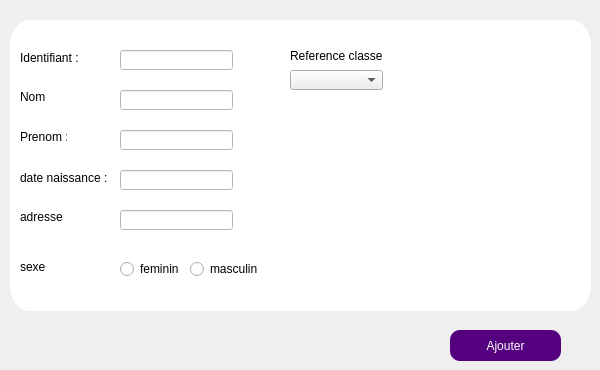
        <widget class="QWidget" name="tab_2">
         <attribute name="title">
          <string>Ajouter un élève</string>
         </attribute>
         <widget class="QPushButton" name="pushButton_ajouter_eleve">
          <property name="geometry">
           <rect>
            <x>450</x>
            <y>330</y>
            <width>111</width>
            <height>31</height>
           </rect>
          </property>
          <property name="styleSheet">
           <string notr="true">border-radius: 10px;
background-color:rgb(85, 0, 127);
color: white</string>
          </property>
          <property name="text">
           <string>Ajouter</string>
          </property>
         </widget>
         <widget class="QLabel" name="eleve_png">
          <property name="geometry">
           <rect>
            <x>440</x>
            <y>90</y>
            <width>121</width>
            <height>121</height>
           </rect>
          </property>
          <property name="text">
           <string/>
          </property>
         </widget>
         <widget class="QLineEdit" name="ID_label">
          <property name="geometry">
           <rect>
            <x>120</x>
            <y>50</y>
            <width>113</width>
            <height>20</height>
           </rect>
          </property>
          <property name="styleSheet">
           <string notr="true">background-color: rgb(255, 255, 255);</string>
          </property>
         </widget>
         <widget class="QLineEdit" name="Prenom_label">
          <property name="geometry">
           <rect>
            <x>120</x>
            <y>130</y>
            <width>113</width>
            <height>20</height>
           </rect>
          </property>
          <property name="styleSheet">
           <string notr="true">background-color: rgb(255, 255, 255);</string>
          </property>
         </widget>
         <widget class="QLineEdit" name="Nom_label">
          <property name="geometry">
           <rect>
            <x>120</x>
            <y>90</y>
            <width>113</width>
            <height>20</height>
           </rect>
          </property>
          <property name="styleSheet">
           <string notr="true">background-color: rgb(255, 255, 255);</string>
          </property>
         </widget>
         <widget class="QLineEdit" name="date_naiss_label">
          <property name="geometry">
           <rect>
            <x>120</x>
            <y>170</y>
            <width>113</width>
            <height>20</height>
           </rect>
          </property>
          <property name="styleSheet">
           <string notr="true">background-color: rgb(255, 255, 255);</string>
          </property>
         </widget>
         <widget class="QLineEdit" name="adresse_label">
          <property name="geometry">
           <rect>
            <x>120</x>
            <y>210</y>
            <width>113</width>
            <height>20</height>
           </rect>
          </property>
          <property name="styleSheet">
           <string notr="true">background-color: rgb(255, 255, 255);</string>
          </property>
         </widget>
         <widget class="QLabel" name="identifiant">
          <property name="geometry">
           <rect>
            <x>20</x>
            <y>50</y>
            <width>81</width>
            <height>16</height>
           </rect>
          </property>
          <property name="styleSheet">
           <string notr="true">background-color: rgb(255, 255, 255);</string>
          </property>
          <property name="text">
           <string>Identifiant :</string>
          </property>
         </widget>
         <widget class="QLabel" name="Nom">
          <property name="geometry">
           <rect>
            <x>20</x>
            <y>90</y>
            <width>47</width>
            <height>14</height>
           </rect>
          </property>
          <property name="styleSheet">
           <string notr="true">background-color: rgb(255, 255, 255);</string>
          </property>
          <property name="text">
           <string>Nom</string>
          </property>
         </widget>
         <widget class="QLabel" name="prenom">
          <property name="geometry">
           <rect>
            <x>20</x>
            <y>130</y>
            <width>47</width>
            <height>14</height>
           </rect>
          </property>
          <property name="styleSheet">
           <string notr="true">background-color: rgb(255, 255, 255);</string>
          </property>
          <property name="text">
           <string>Prenom :</string>
          </property>
         </widget>
         <widget class="QLabel" name="date_naiss">
          <property name="geometry">
           <rect>
            <x>20</x>
            <y>170</y>
            <width>91</width>
            <height>16</height>
           </rect>
          </property>
          <property name="styleSheet">
           <string notr="true">background-color: rgb(255, 255, 255);</string>
          </property>
          <property name="text">
           <string>date naissance :</string>
          </property>
         </widget>
         <widget class="QLabel" name="adresse">
          <property name="geometry">
           <rect>
            <x>20</x>
            <y>210</y>
            <width>47</width>
            <height>14</height>
           </rect>
          </property>
          <property name="styleSheet">
           <string notr="true">background-color: rgb(255, 255, 255);</string>
          </property>
          <property name="text">
           <string>adresse :</string>
          </property>
         </widget>
         <widget class="QRadioButton" name="feminin">
          <property name="geometry">
           <rect>
            <x>120</x>
            <y>260</y>
            <width>83</width>
            <height>18</height>
           </rect>
          </property>
          <property name="styleSheet">
           <string notr="true">background-color: rgb(255, 255, 255);</string>
          </property>
          <property name="text">
           <string>feminin</string>
          </property>
         </widget>
         <widget class="QRadioButton" name="masculin">
          <property name="geometry">
           <rect>
            <x>190</x>
            <y>260</y>
            <width>83</width>
            <height>18</height>
           </rect>
          </property>
          <property name="styleSheet">
           <string notr="true">background-color: rgb(255, 255, 255);</string>
          </property>
          <property name="text">
           <string>masculin</string>
          </property>
          <property name="checkable">
           <bool>true</bool>
          </property>
          <property name="checked">
           <bool>false</bool>
          </property>
         </widget>
         <widget class="QLabel" name="label_2">
          <property name="geometry">
           <rect>
            <x>20</x>
            <y>260</y>
            <width>47</width>
            <height>14</height>
           </rect>
          </property>
          <property name="styleSheet">
           <string notr="true">background-color: rgb(255, 255, 255);</string>
          </property>
          <property name="text">
           <string>sexe</string>
          </property>
         </widget>
         <widget class="QLabel" name="label_12">
          <property name="geometry">
           <rect>
            <x>290</x>
            <y>48</y>
            <width>93</width>
            <height>16</height>
           </rect>
          </property>
          <property name="styleSheet">
           <string notr="true">background-color: rgb(255, 255, 255);</string>
          </property>
          <property name="text">
           <string>Reference classe</string>
          </property>
         </widget>
         <widget class="QComboBox" name="combobox_ajouter">
          <property name="geometry">
           <rect>
            <x>290</x>
            <y>70</y>
            <width>93</width>
            <height>20</height>
           </rect>
          </property>
         </widget>
         <widget class="QListWidget" name="listWidget">
          <property name="geometry">
           <rect>
            <x>10</x>
            <y>20</y>
            <width>581</width>
            <height>291</height>
           </rect>
          </property>
          <property name="styleSheet">
           <string notr="true">background-color: white;

border-radius: 20% solid black</string>
          </property>
         </widget>
         <zorder>listWidget</zorder>
         <zorder>pushButton_ajouter_eleve</zorder>
         <zorder>eleve_png</zorder>
         <zorder>ID_label</zorder>
         <zorder>Prenom_label</zorder>
         <zorder>Nom_label</zorder>
         <zorder>date_naiss_label</zorder>
         <zorder>adresse_label</zorder>
         <zorder>identifiant</zorder>
         <zorder>Nom</zorder>
         <zorder>prenom</zorder>
         <zorder>date_naiss</zorder>
         <zorder>adresse</zorder>
         <zorder>feminin</zorder>
         <zorder>masculin</zorder>
         <zorder>label_2</zorder>
         <zorder>label_12</zorder>
         <zorder>combobox_ajouter</zorder>
        </widget>
